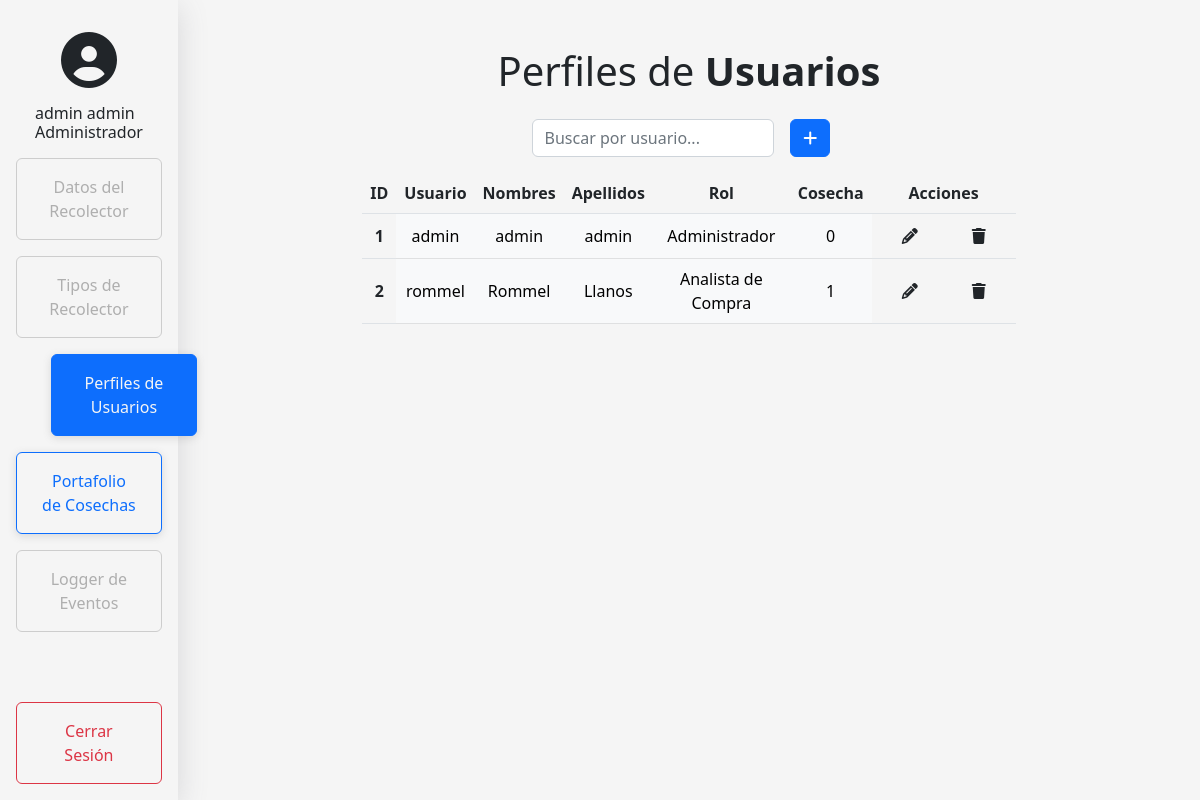
Page /admin (signed in) on the earlier database version.
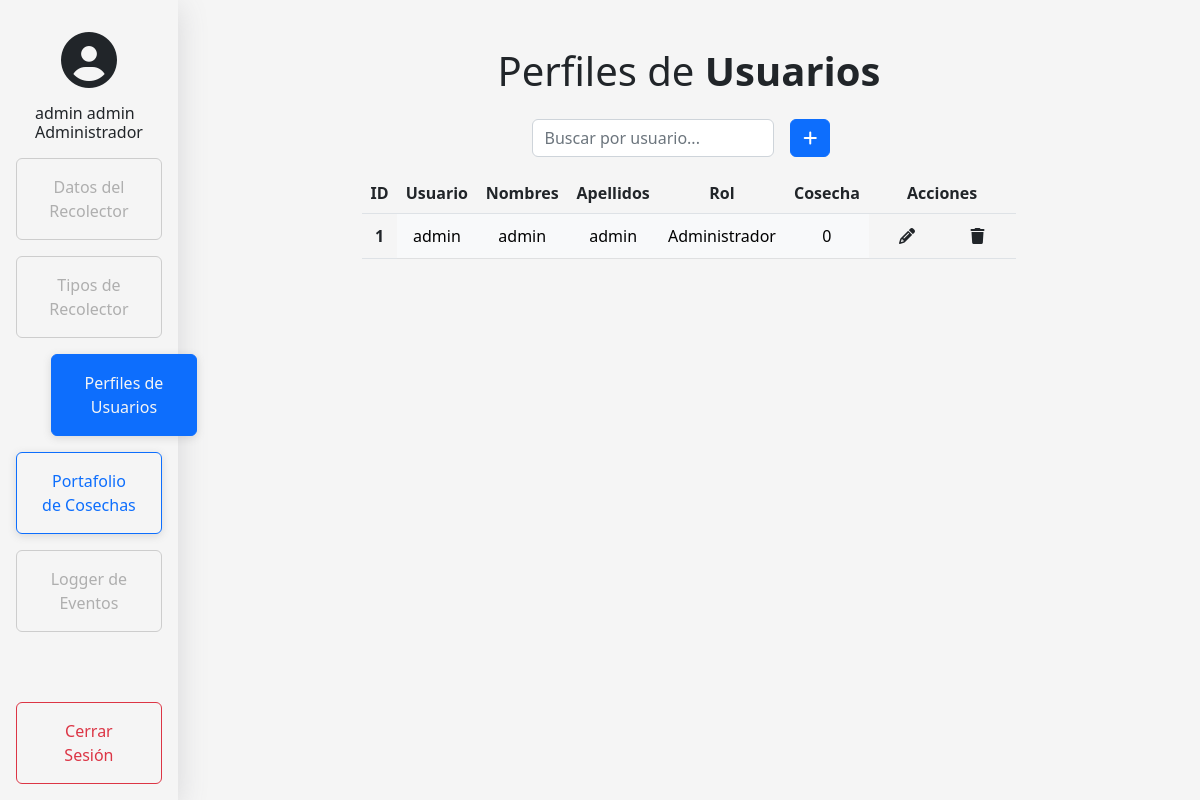
Same page on the later database version.
### model.py (models this page shows, shortened)
class Usuario(db.Base):
    __tablename__ = 'usuarios'
    id = Column(Integer, primary_key=True, autoincrement = True)
    username = Column(String, nullable=False, unique=True)
    password = Column(String, nullable=False)
    nombres = Column(String, nullable=False)
    apellidos = Column(String, nullable=False)
    cosecha = Column(Integer, ForeignKey("cosecha.id"))
    rol = Column(Integer, default=0, nullable=False)

### app.py (the view)
@app.route('/admin',methods=['GET','POST','PUT'])
def admin():
    if 'username' in session:
        if session['rol'] == 1:
            if request.method=='POST':
                new_user = db1.session.query(Usuario).filter_by(username = request.form['username']).first()
                if new_user == None:
                    agregarUsuario( request.form['username'],
                                    request.form['password'],
                                    request.form['nombre'],
                                    request.form['apellido'],
                                    request.form['cosecha'],
                                    request.form['rol'])
                    users = obtenerUsuarios()
                    return render_template('admin.html',users=users)
                else:
                    flash("Este nombre de usuario ya existe ")
                    users = obtenerUsuarios()
                    return render_template('admin.html',users=users)
            else:
                users = obtenerUsuarios()
                return render_template('admin.html',users=users)
        else:
            return redirect(url_for('home'))
    else:
       return redirect(url_for('login'))

### app.py (called while the page is built)
def obtenerUsuarios():
    usuarios = db1.session.query(Usuario).filter_by().all()
    return usuarios

### templates/admin.html (shortened to what this page needs)
{% extends './home.html' %}
{% block customCSS %}
<link rel="stylesheet" href="{{ url_for('static',filename='css/login.css') }}">
{% endblock %}
{% block body %}
<main class="form-signin w-100 mb-auto mt-3 text-center">
  <h2 class=" my-3 fade-in display-6">Perfiles de <b class="fw-bold">Usuarios</b></h2>
  <div class="row justify-content-md-center fade-in">
    <div class="col-12 col-md-4 d-flex justify-content-end">
          <input type="text" class="form-control my-2 search" id="myInput" onkeyup="search()" placeholder="Buscar por usuario...">
          <button type="button" class="btn btn-primary my-2 mx-3" data-bs-toggle="modal" data-bs-target="#AgregarUsuario">
            <i class="fa-solid fa-plus"></i>
          </button>
    </div>
  </div>
  {%if users%}
      <div class="row justify-content-md-center fade-in">
        <div class="col-12 col-md-8 table-responsive">
          <table class="table mt-2 table-hover " id = "users">
            <thead>
              <th scope="col">ID</th>
              <th scope="col">Usuario</th>
              <th scope="col">Nombres</th>
              <th scope="col">Apellidos</th>
              <th scope="col">Rol</th>
              <th scope="col">Cosecha</th>
              <th scope="col">Acciones</th>
            </thead>
            <tbody>
              {%for user in users%}
              <tr class=" deleteOut tdEdit">
                  <th scope="row" id="{{user.id}}">{{user.id}}</th>
                  <td class="table-light tdEdit" type="username" id="username">{{user.username}}</td>
                  <td class="table-light tdEdit" type="username" id="nombre">{{user.nombres}}</td>
                  <td class="table-light tdEdit" type="username" id="apellidos">{{user.apellidos}}</td>
                  <td class="table-light tdEdit" type="username" name="Roles" value="{{user.rol}}"></td>
                  <td class="table-light tdEdit" type="username" id="cosecha">{{user.cosecha}}</td>
                  <td>
                    <div class="cont">
                      <button id="editbtn" method="POST" class="edit pencil btn" role="button"
                        data-bs-toggle="modal" data-bs-target="#EditarUsuario" onclick="handleEdit()">
                        <div>
                          <i class="fa-solid fa-pencil"></i>
                        </div>
                      </button>
                      <form name="ID" action="/admin/delete" method="POST" class="edit trash btn" role="button" onclick="handleDelete();">
                        <div >
                          <i class="fa-solid fa-trash"></i>
                        </div>
                      </form>
                    </div>
                  </td>
              </tr>
              {%endfor%}
            </tbody>
          </table>
        </div>
      </div>
  {%endif%}
</main>
{% endblock %}

### templates/home.html (shortened to what this page needs)
{% extends './base.html' %}
    {% block menu %}
    {% if 'username' in session%}
    <div class="d-flex flex-column p-3 bg-light sidebar " style="width: 17%; height: 100%;">
        <ul  role="button" onclick="window.location = '/'"class="nav d-flex mb-3 mr-3 justify-content-center fade-in" name="home">
            <li class=" d-flex centerList flex-column">
                <i class="fa-solid fa-circle-user display-4 m-3"></i>
            </li>
            <li class=" justify-content-center flex-column centerList mx-2" >
                <h6 class="text-left centerList">
                    {{ session['nombres'] + ' ' + session['apellidos']}}
                </h6>
                <h6 class="text-left fw-light centerList">
                    {% if session['rol'] == 0%}
                    Analista de Compras
                    {%elif session['rol'] == 1 %}
                    Administrador
                    {%else%}
                    Vendedor
                    {%endif%}
                </h6>
            </li>
        </ul>
        <ul class="nav nav-pills flex-column mb-auto upList justify-content-md-center" id="menuList">
            {% if session['rol'] == 0 %}
            <li class="align-items-center justify-content-md-center fade-in">
                <a href="{{ url_for('recolector') }}" class="w-100">
                    <button class="nav-item btn btn-outline-primary mb-3 px-4 py-3">
                        Datos del Recolector
                    </button>
                </a>
            </li>
            <li class="align-items-center justify-content-md-center fade-in">
                <a href="{{ url_for('tipo_prod') }}" class="w-100">
                    <button class="nav-item btn btn-outline-primary mb-3 px-4 py-3">
                        Tipos de Recolector
                    </button>
                </a>
            </li>
            {% else %}
            <li class="align-items-center justify-content-md-center fade-in">
                <a href="#" class="w-100 disabled">
                    <button class="nav-item btn btn-outline-primary mb-3 px-4 py-3 disabled">
                         Datos del Recolector
                    </button>
                </a>
            </li>
            <li class="align-items-center justify-content-md-center fade-in">
                <a href="#" class="w-100 disabled">
                    <button class="nav-item btn btn-outline-primary mb-3 px-4 py-3 disabled">
                        Tipos de Recolector
                    </button>
                </a>
            </li>
            {% endif %}
            {% if session['rol'] == 1 %}
            <li class="align-items-center justify-content-md-center fade-in">
                <a href="{{ url_for('admin') }}" class="w-100">
                    <button class="nav-item btn btn-outline-primary mb-3 px-4 py-3">
                        Perfiles de Usuarios
                    </button>
                </a>
            </li>
            {% endif %}
            {% if session['rol'] == 1 or session['rol'] == 0 %}
            <li class="align-items-center justify-content-md-center fade-in">
                <a href="{{ url_for('cosechas') }}" class="w-100">
                    <button class="nav-item btn btn-outline-primary mb-3 px-4 py-3">
                        Portafolio de Cosechas
                    </button>
                </a>
            </li>
            {% endif %}
            {% if session['rol'] == 2 %}
            <li class="align-items-center justify-content-md-center fade-in">
                <a href="#" class="w-100">
                    <button class="nav-item btn btn-outline-primary mb-3 px-4 py-3">
                        Logger de Eventos
                    </button>
                </a>
            </li>
            {%else%}
            <li class="align-items-center justify-content-md-center fade-in">
                <a href="#" class="w-100 disabled">
                    <button class="nav-item btn btn-outline-primary mb-3 px-4 py-3 disabled">
                        Logger de Eventos
                    </button>
                </a>
            </li>
            {%endif%}
        </ul>
        <ul class="nav nav-pills flex-column upList">
            <li class="align-items-center justify-content-md-center fade-in">
                <a href="/logout" class="w-100">
                    <button class="btn btn-outline-danger px-4 py-3 logout">
                        Cerrar Sesión
                    </button>
                </a>
            </li>
        </ul>
    </div>
    {%endif%}
        {% block body %}{% endblock %}
    {% endblock %}

### templates/base.html (shortened to what this page needs)
<!DOCTYPE html>
<html lang="en">
<head>
    <link href="https://cdn.jsdelivr.net/npm/bootstrap@5.2.0-beta1/dist/css/bootstrap.min.css"
        rel="stylesheet"
>
    {% block customCSS %}
    {% endblock %}
</head>
<body>
    {% block menu %}
    {% endblock %}
</body>
</html>

### static/css/login.css (style rules this page uses)
html, body { height: 100%; }
a.disabled { pointer-events: none; cursor: default; }
body { display: flex; align-items: center; background-color: #f5f5f5; }
.sidebar { box-shadow: rgba(99, 99, 99, 0.6) 0px 2px 8px 0px; box-shadow: rgba(100, 100, 111, 0.2) 0px 7px 29px 0px; background-color: #f5f5f5 !important; }
.nav-item.disabled { border-color: #b7b7b7; box-shadow: none; color: #898989 }
.nav-item { background-color: #f5f5f5; box-shadow: rgba(99, 99, 99, 0.2) 0px 2px 8px 0px; transition: 0.5s; width: 100% !important; }
.logout { width: 100%; }
.upList { display: flex; flex-direction: column !important; }
.upList>:last-child { margin-top: auto !important; }
.centerList { margin:auto 0px; }
.form-signin { padding: 15px; }
.cont { display: flex; flex: 0 0 auto; justify-content: center; padding: 0px; margin: -5px; }
form.edit { display: flex !important; flex: 1 0 0%; justify-content: center !important; padding: 6px 20px !important; border-radius: 40rem !important; }
button.edit { display: flex !important; flex: 1 0 0%; justify-content: center !important; padding: 6px 20px !important; border-radius: 40rem !important; }
.trash { margin: 0 6px !important; }
.pencil { margin: 0 6px !important; }
.fade-in { opacity:0; -webkit-animation:fadeIn ease-in 1; -moz-animation:fadeIn ease-in 1; animation:fadeIn ease-in 1; -webkit-animation-fill-mode:forwards; -moz-animation-fill-mode:forwards; animation-fill-mode:forwards; -webkit-animation-duration:0.3s; -moz-animation-duration:0.3s; animation-duration:0.3s; }
.table-light { vertical-align: middle; }
th { vertical-align: middle; }
td { text-align: center; vertical-align: middle; }

Differences in the rows shown:
removed Usuario: id "2", username "rommel", nombres "Rommel", apellidos "Llanos", {{ user.rol }} 0 (drawn), cosecha "1"
